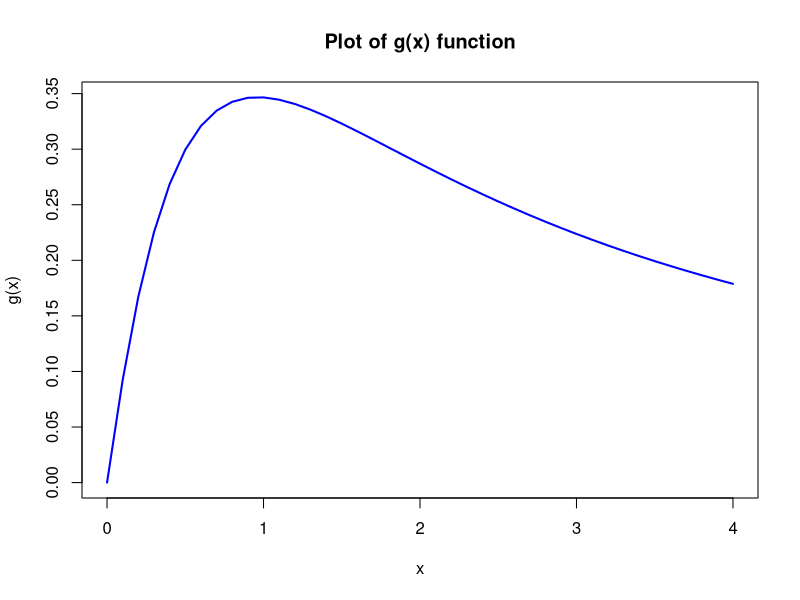
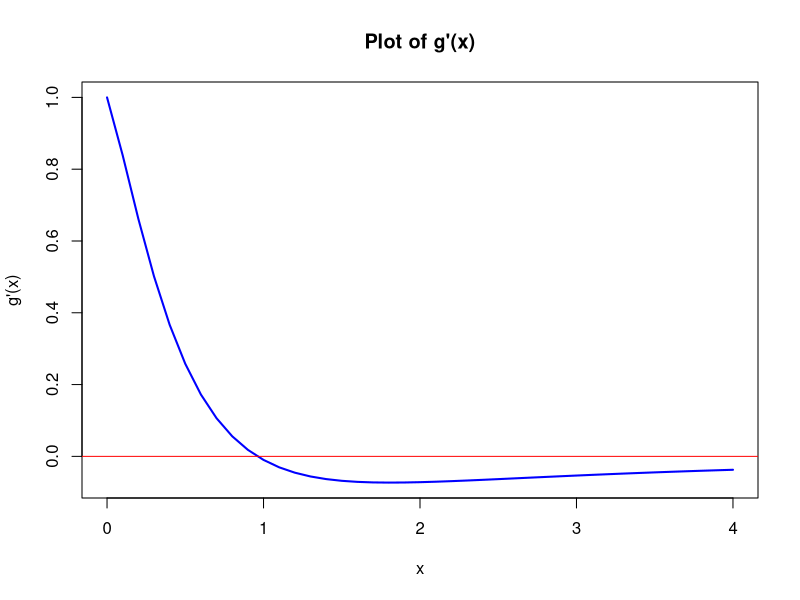
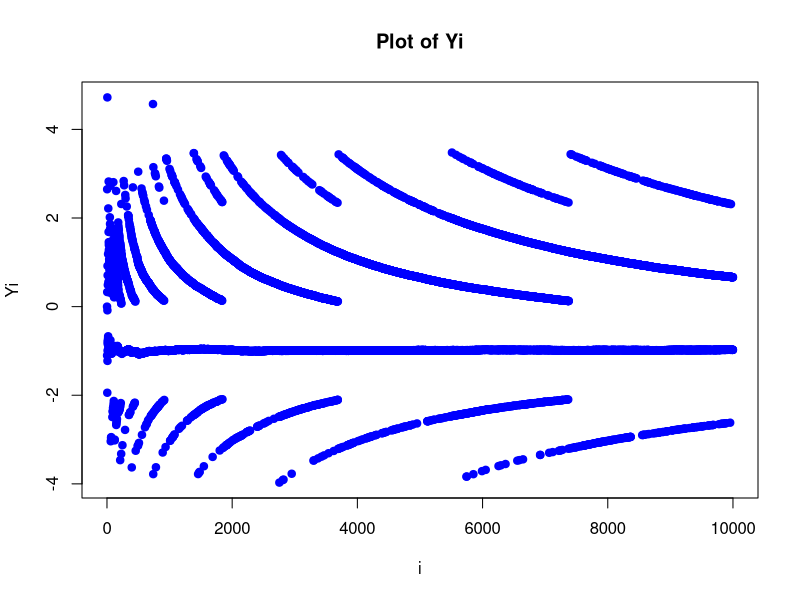

Write the R code that produced these figures, in order.
## ---- chunk 1
knitr::opts_chunk$set(echo = TRUE)
## ---- chunk 2
numerator<- function(x) {return(log(x+1))}
denominator<-function (x) {return(x^(3/2)+1)}
g_fun<- function(x){
  res<-numerator(x)/denominator(x)
  return(res)
}
# Generate a sequence of input values
x_values <- seq(-0, 4, by = 0.1)

# Compute the function values
y_values <- g_fun(x_values)

# Plot the function
plot(x_values, y_values, type = "l", col = "blue", lwd = 2,
     xlab = "x", ylab = "g(x)", main = "Plot of g(x) function")
## ---- chunk 3
#define the derivation function
g_fun_prime<- function(x){
num <- (1 / (x + 1)) * denominator(x) - numerator(x) * (3 / 2) * x^(1/2)
  denom <- (denominator(x))^2
  res <- num / denom  
  return(res)
}
# Compute the function values
y_values<-g_fun_prime(x_values)


# Plot the function
plot(x_values, y_values, type = "l", col = "blue", lwd = 2,
     xlab = "x", ylab = "g'(x)", main = "Plot of g'(x)")
abline(h=0, col="red")
## ---- chunk 4
#pre-define a convergence function
convergence_crit<- function(xt,xt1) {
  return(abs(diff(c(xt,xt1)))/abs(xt1))
}

#bisection
bisection<-function(a,b) {
  if(g_fun_prime(a)*g_fun_prime(b)>=0) {stop('check input')}
#initialization   
 var<- c((a+b)/2)
  i=1
  while(length(var)<2 || convergence_crit(var[i-1],var[i])>0.00001) {
    if(g_fun_prime(a)*g_fun_prime(tail(var,1))<=0)  {b<-tail(var,1)}
    if(g_fun_prime(tail(var,1))*g_fun_prime(b)<0)  {a<-tail(var,1)}
       var<-c(var,(a+b)/2)
       i<-i+1
  }
  return(var)
}

# calculate the local maximum of g for self-selected starting interval
print(bisection(0,5))
#iteration number
print(length(bisection(0,5)))

## ---- chunk 5
#define the derivation-derivation function
g_fun_prime_prime<- function(xt,xt_minus1){
  #1e-10 is added to avoid 0/0
  res<-(g_fun_prime(xt)-g_fun_prime(xt_minus1))/(xt-xt_minus1+ 1e-10)
  return(res)
}

secant<- function(x0,x1){
  res<- data.frame('x0'=x0,'x1'=x1)
  i=3
  xt1<-as.vector(res)[[i-1]]
 
  xt<-as.vector(res)[[i-2]]
  while (convergence_crit(xt,xt1)> 0.00001) {
      if (i > 99) {
      cat("Reached max iteration:", 99, "\n")
      break  # Stop iteration if max_iter is reached
    }
    
    res_add<-xt-g_fun_prime(xt)/g_fun_prime_prime(xt1,xt)
    res[paste0("x", i-1)]<-res_add
    xt <- xt1
    xt1 <- res_add
  
    i<-i+1
  }
    return(tail(res,1))
}
# calculate the local maximum of g for self-selected starting interval
print(secant(2,1))
print(dim(secant(2,1))[2]-2)
## ---- chunk 6
values<- matrix (c(0,2,
                  2,0,
                  #0,100,
                  0,5,
                  5,0,
                  2,0.5,
                  0,100
                  ),
                 ncol = 2,byrow = TRUE)
for (i in 1:nrow(values)) {
  res_vector<-bisection(values[i,1],values[i,2])
  cat('bisection gives result',print(tail(res_vector,1)), 'at the ',length(res_vector), 'iteration for a=',values[i,1], 'b=', values[i,2],'\n')
}


## ---- chunk 7
values<- matrix (c(0.1,4,
                   0.1,0.4,
                   2,1,
                   1,2,
                   4,0.1
                  ),
                 ncol = 2,byrow = TRUE)
for (i in 1:nrow(values)) {
  res_df<-secant(values[i,1],values[i,2])
  cat('secant gives result',print(res_df[1,dim(res_df)[2]-2]), 'at the ',dim(secant(2,1))[2]-2, 'iteration for a=',values[i,1], 'b=', values[i,2],'\n')
}


## ---- chunk 8

myvar = function(x_i) {
    n = length(x_i)
    if (n == 1){
      return(c(0))
    }
    sum_1 = sum(x_i^2)
    sum_2 = (1/n) * (sum(x_i)^2)
    res = (sum_1 - sum_2) / (n - 1)
    return(res)
}
## ---- chunk 9
set.seed(1234)
x = rnorm(10000, mean = 10^8, sd = 1)
## ---- chunk 10

compute_difference = function(Xi) {
    n = length(Xi)
    diff_res = c()
    for (i in 1:n) {
        Xi_i = Xi[1:i]
        if (length(Xi_i) == 1){
          var = 0
        }else{
          var = var(Xi_i)
        }
        Yi = myvar(Xi_i) - var
        diff_res = c(diff_res, Yi)
        #plot(i, Yi, col = "blue", pch = 19, xlab = "i", ylab = "Yi", main = "Plot of Yi")
    }
    
    plot(1:n, diff_res, col = "blue", pch = 19, xlab = "i", ylab = "Yi", main = "Plot of Yi")
 
}
compute_difference(x)
## ---- chunk 11

variance_Welford = function(x_i) {
    n = length(x_i)
    if (n == 1){
      return(c(0))
    }
    M = 0
    S = 0
    for (i in 1:n) {
        M = M + (x_i[i] - M) / i
        S = S + (x_i[i] - M) * (x_i[i] - M)
    }
    res = S / (n - 1)
    return(res)
}

print(variance_Welford(x))

print(var(x))
